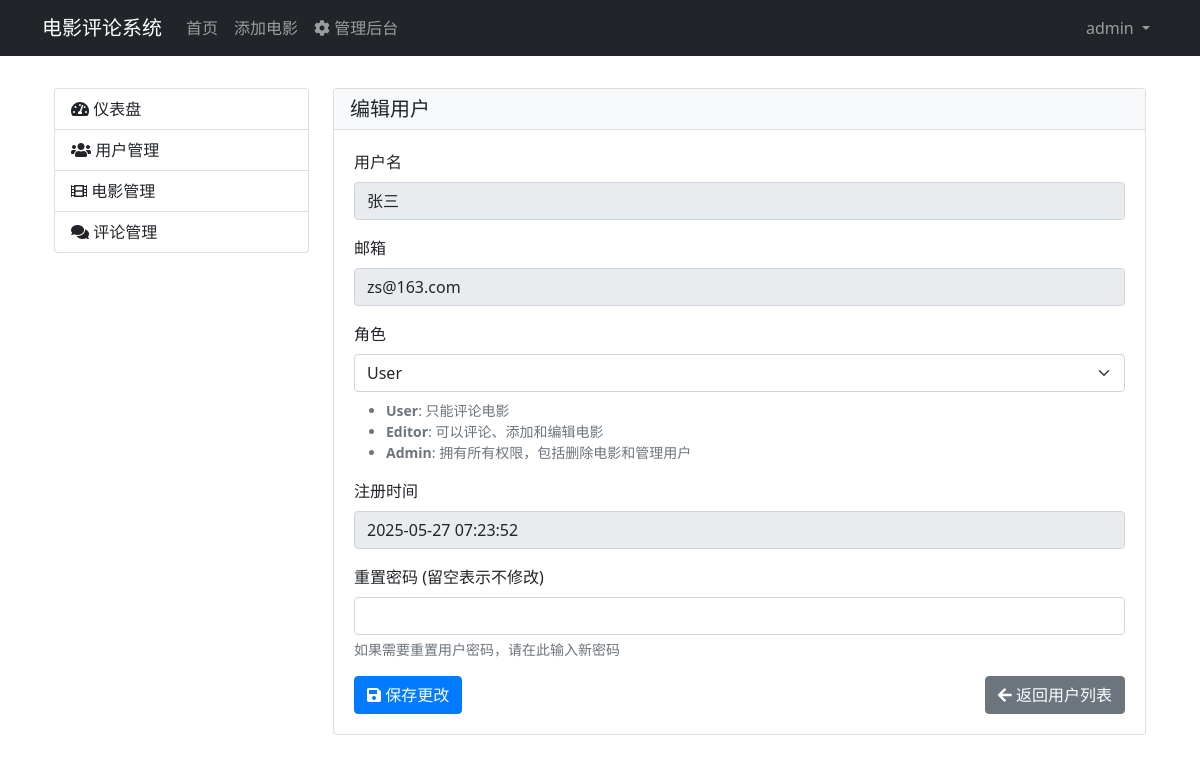
Page /admin/user/2/edit (signed in) on the committed database.
### app/models.py (models this page shows, shortened)
class User(UserMixin, db.Model):
    __tablename__ = 'users'
    id = db.Column(db.Integer, primary_key=True)
    username = db.Column(db.String(80), unique=True, nullable=False)  # 用户名
    email = db.Column(db.String(120), unique=True, nullable=False)     # 邮箱
    password_hash = db.Column(db.String(128))                         # 密码哈希值
    avatar = db.Column(db.String(255))                                # 头像URL
    phone = db.Column(db.String(20))                                  # 电话号码
    bio = db.Column(db.Text)                                          # 个人简介
    created_at = db.Column(db.DateTime, default=datetime.utcnow)      # 注册时间
    role_id = db.Column(db.Integer, db.ForeignKey('roles.id'))        # 角色ID
    reviews = db.relationship('Review', backref='author', lazy=True)
    def can(self, perm):
        return self.role is not None and self.role.has_permission(perm)

class Role(db.Model):
    __tablename__ = 'roles'
    id = db.Column(db.Integer, primary_key=True)
    name = db.Column(db.String(64), unique=True)
    default = db.Column(db.Boolean, default=False, index=True)
    permissions = db.Column(db.Integer)
    users = db.relationship('User', backref='role', lazy='dynamic')
    def has_permission(self, perm):
        return self.permissions & perm == perm

### app/admin/views.py (the view, shortened to what this page needs)
@admin.route('/user/<int:id>/edit', methods=['GET', 'POST'])
@login_required
@admin_required
def edit_user(id):
    user = User.query.get_or_404(id)
    roles = Role.query.all()
    return render_template('admin/edit_user.html', user=user, roles=roles)

### app/admin/views.py (called while the page is built)
def permission_required(permission):
    def decorator(f):
        @wraps(f)
        def decorated_function(*args, **kwargs):
            if not current_user.can(permission):
                flash('您没有权限访问该页面。', 'error')
                return redirect(url_for('main.index'))
            return f(*args, **kwargs)
        return decorated_function
    return decorator

### app/models.py (called while the page is built)
@login_manager.user_loader
def load_user(user_id):
    return User.query.get(int(user_id))

### templates/admin/edit_user.html
{% extends "admin/dashboard.html" %}
{% block admin_content %}
<div class="card">
    <div class="card-header">
        <h5 class="mb-0">编辑用户</h5>
    </div>
    <div class="card-body">
        <form method="POST" action="{{ url_for('admin.edit_user', id=user.id) }}">
            <div class="mb-3">
                <label class="form-label">用户名</label>
                <input type="text" class="form-control" value="{{ user.username }}" readonly>
            </div>
            <div class="mb-3">
                <label class="form-label">邮箱</label>
                <input type="email" class="form-control" value="{{ user.email }}" readonly>
            </div>
            <div class="mb-3">
                <label for="role" class="form-label">角色</label>
                <select class="form-select" id="role" name="role">
                    {% for role in roles %}
                    <option value="{{ role.id }}" {% if role.id == user.role_id %}selected{% endif %}>
                        {{ role.name }}
                    </option>
                    {% endfor %}
                </select>
                <div class="form-text">
                    <ul class="mt-2">
                        <li><strong>User</strong>: 只能评论电影</li>
                        <li><strong>Editor</strong>: 可以评论、添加和编辑电影</li>
                        <li><strong>Admin</strong>: 拥有所有权限，包括删除电影和管理用户</li>
                    </ul>
                </div>
            </div>
            <div class="mb-3">
                <label class="form-label">注册时间</label>
                <input type="text" class="form-control" value="{{ user.created_at.strftime('%Y-%m-%d %H:%M:%S') }}" readonly>
            </div>
            <div class="mb-3">
                <label for="reset_password" class="form-label">重置密码 (留空表示不修改)</label>
                <input type="password" class="form-control" id="reset_password" name="reset_password">
                <div class="form-text">如果需要重置用户密码，请在此输入新密码</div>
            </div>
            <div class="d-flex justify-content-between">
                <button type="submit" class="btn btn-primary">
                    <i class="fas fa-save"></i> 保存更改
                </button>
                <a href="{{ url_for('admin.manage_users') }}" class="btn btn-secondary">
                    <i class="fas fa-arrow-left"></i> 返回用户列表
                </a>
            </div>
        </form>
    </div>
</div>
{% endblock %}

### templates/base.html (shortened to what this page needs)
<!DOCTYPE html>
<html lang="zh">
<head>
    <link href="https://cdn.jsdelivr.net/npm/bootstrap@5.1.3/dist/css/bootstrap.min.css" rel="stylesheet">
    <link rel="stylesheet" href="https://cdnjs.cloudflare.com/ajax/libs/font-awesome/5.15.4/css/all.min.css">
    <link rel="stylesheet" href="{{ url_for('static', filename='style.css') }}">
</head>
<body>
    <nav class="navbar navbar-expand-lg navbar-dark bg-dark">
        <div class="container">
            <a class="navbar-brand" href="{{ url_for('main.index') }}">电影评论系统</a>
            <div class="collapse navbar-collapse" id="navbarNav">
                <ul class="navbar-nav me-auto">
                    <li class="nav-item">
                        <a class="nav-link" href="{{ url_for('main.index') }}">首页</a>
                    </li>
                    {% if current_user.is_authenticated and current_user.can(Permission.MOVIE_EDIT) %}
                    <li class="nav-item">
                        <a class="nav-link" href="{{ url_for('movie.add') }}">添加电影</a>
                    </li>
                    {% endif %}
                    {% if current_user.is_authenticated and current_user.can(Permission.ADMIN) %}
                    <li class="nav-item">
                        <a class="nav-link" href="{{ url_for('admin.dashboard') }}">
                            <i class="fas fa-cog"></i> 管理后台
                        </a>
                    </li>
                    {% endif %}
                </ul>
                <ul class="navbar-nav">
                    {% if current_user.is_authenticated %}
                    <li class="nav-item dropdown">
                        <a class="nav-link dropdown-toggle" href="#" id="userDropdown" role="button"
                           data-bs-toggle="dropdown" aria-expanded="false">
                            {{ current_user.username }}
                        </a>
                    </li>
                    {% endif %}
                </ul>
            </div>
        </div>
    </nav>
    <div class="container mt-4">
        {% block content %}{% endblock %}
    </div>
</body>
</html>

### static/style.css (style rules this page uses)
.navbar { margin-bottom: 2rem; }
.card { transition: transform 0.2s; }
.btn-primary { background-color: #007bff; border-color: #007bff; }
.card-header { background-color: #f8f9fa; border-bottom: 1px solid rgba(0,0,0,.125); }
.card-body { padding: 1.25rem; }

### rows in the picture
User: username "admin"
User: username "张三", email "zs@163.com", role "User", created_at "2025-05-27 07:23:52"
